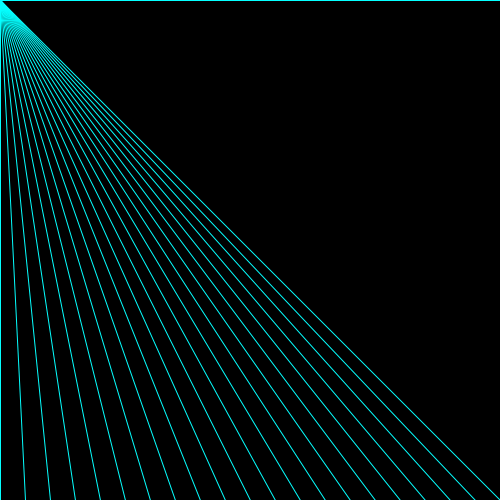
Frame 1 (no input)
Frame 60 (the mouse pressed at the canvas centre just before this capture): identical to frame 1, image omitted
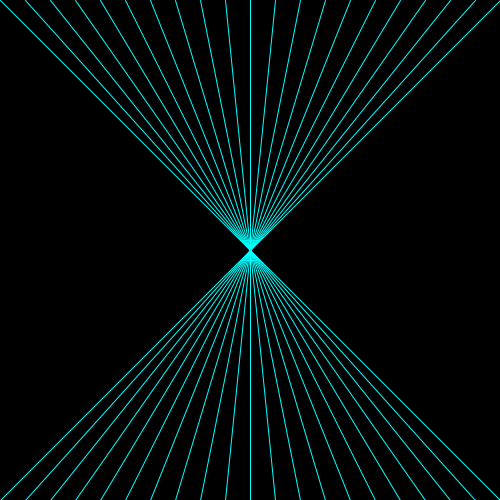
Frame 120 (the mouse held since frame 60 and released just before this capture)

The Processing sketch that drew these frames (run headless with seeded random() and noise(); from frame 60 on, the mouse is pressed at the canvas centre):

// Processing sketch: processing_38053
// ── processing_38053.pde

void setup(){
  size(500, 500);
  fill(0,0,0);
  stroke(5,255,255);
}

void draw(){
  rect(-2,-2,502,502);
  for (int i = 0; i <= 20; i++){
    line(i * 25, 0, mouseX, mouseY);
    line(i * 25, 500, mouseX, mouseY);
  }
}
